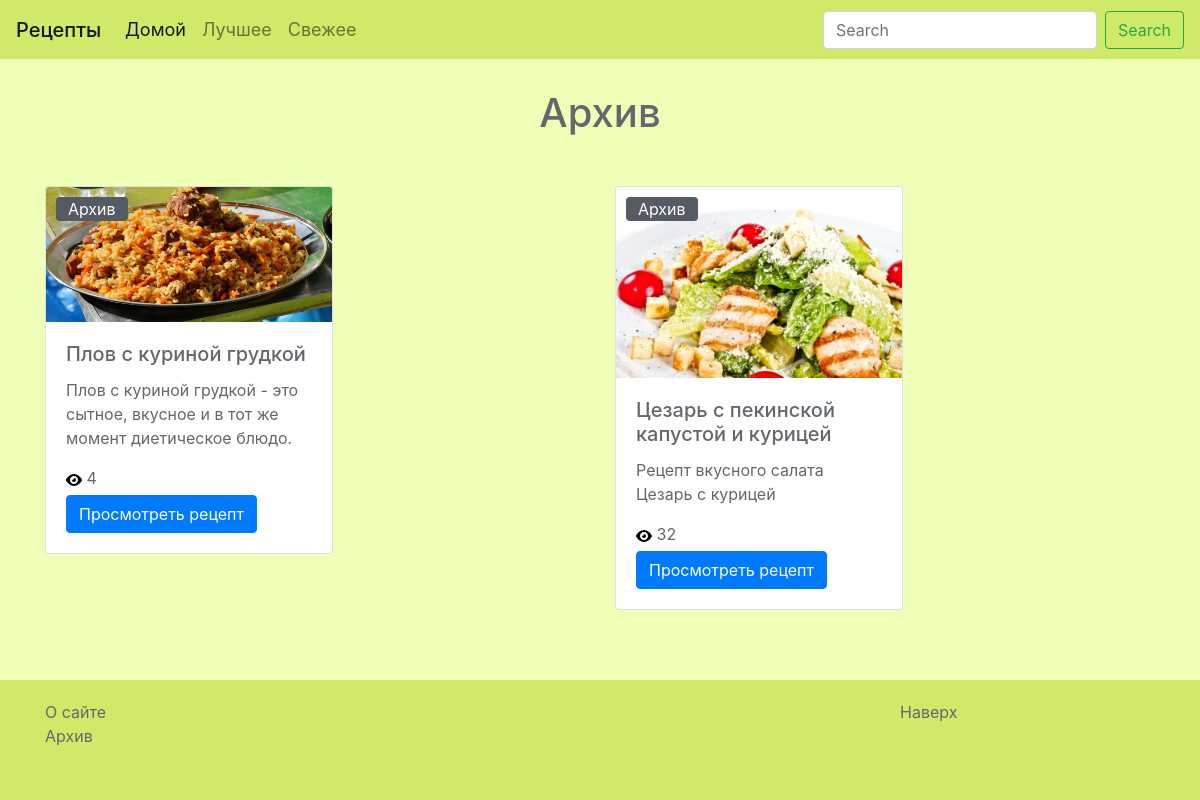
Screenshot of /recipes/archive/ with the database file from the repository.
### recipes/models.py (models this page shows, shortened)
class Recipe(models.Model):
    TAG_CHOICES = (('Горячее блюдо', 'Горячее блюдо'), ('Холодное блюдо', 'Холодное блюдо'), ('Салат', 'Салат'), ('Суп', 'Суп'), ('Выпечка', 'Выпечка'))
    STATUS_CHOICES = (('Свежее', 'Свежее'), ('Популярное', 'Популярное'), ('Лучшее', 'Лучшее'), ('Архив', 'Архив'))
    name = models.CharField(max_length=64, default=None)
    description = models.TextField(default=None, max_length=100, blank=True, null=True)
    ingredients = models.TextField(default=None)
    full_recipe = models.TextField(default=None)
    views_counter = models.IntegerField(default=None, blank=True, null=True)
    tag = models.CharField(max_length=64, choices=TAG_CHOICES, default=None)
    status = models.CharField(max_length=64, choices=STATUS_CHOICES, default=None, blank=True, null=True)
    image = models.ImageField(upload_to='recipes/images/', blank=True)
    created = models.DateTimeField(auto_now_add=True, auto_now=False)
    updated = models.DateTimeField(auto_now_add=False, auto_now=True)
    class Meta:
        verbose_name='Рецепт'
        verbose_name_plural='Рецепты'

### landing/views.py (the view)
# urls.py: url(r'^recipes/archive/$', views.archive, name = 'archive'),
def archive(request):
	recipes_arc = Recipe.objects.filter(status='Архив')
	return render(request, 'recipes/archive.html', locals())

### templates/recipes/archive.html (shortened to what this page needs)
{% extends 'base.html' %}
{% load staticfiles %}
    {% block content %}
        <div class='section section1'>
            <div class='container'>
                <div class='col-lg-12 header'>
                    <h1 class='text-center'>
                        Архив
                    </h1>
                </div>
                <div class='col-12'>
                </div>
                <div class='row'>
                    {% for recipe in recipes_arc %}
                        <div class='col'>
                            <div class="card" style="width: 18rem;">
                                <img class="card-img-top" src="{{ recipe.image.url }}">
                                <div class="card-body">
                                    <h5 class="card-title">{{ recipe.name }}</h5>
                                    <p class="card-text">{{ recipe.description }}</p>
                                    {% if recipe.status %}
                                        <span class='recipe-status archive'>{{ recipe.status }}</span>
                                    {% endif %}
                                    <img src='{% static "img/view.svg" %}'>
                                    <span class='recipe-views'> {{ recipe.views_counter }} </span><br>
                                    <a href="{% url 'recipe' recipe.id %}" class="btn btn-primary">Просмотреть рецепт</a>
                                </div>
                            </div>
                        </div>
                    {% endfor %}
                </div>
            </div>
        </div>
    {% endblock %}

### static/css/recipes/style.css (style rules this page uses)
html { height: 100%; position: relative; }
body { min-height: 100%; position: relative; background-color: #F0FFB8 !important; }
.card { margin-top: 40px; position: relative; }
.btn-primary { margin-top: 5px; }
.recipe-status { position: absolute; width: 25%; color: white; top: 10px; left: 10px; text-align: center; border-radius: 4px; }
.archive { background-color: #545b62; }
.header { margin-top: 10px; }
.container { padding-top: 20px; color: #62686d; }

### rows the page displays
Recipe: image (picture), name "Плов c куриной грудкой", description "Плов с куриной грудкой - это сытное, вкусное и в тот же момент диетическое блюдо.", status "Архив", views_counter "4"
Recipe: image (picture), name "Цезарь с пекинской капустой и курицей", description "Рецепт вкусного салата Цезарь с курицей", status "Архив", views_counter "32"
